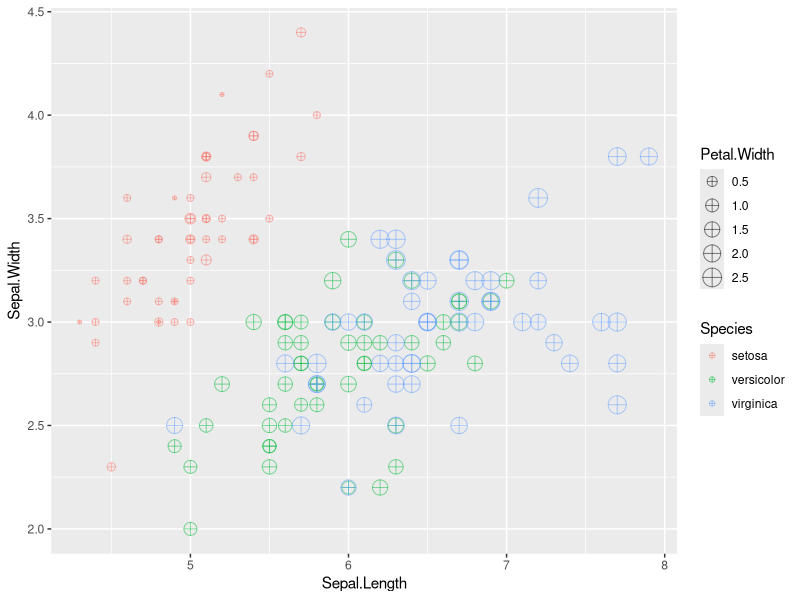
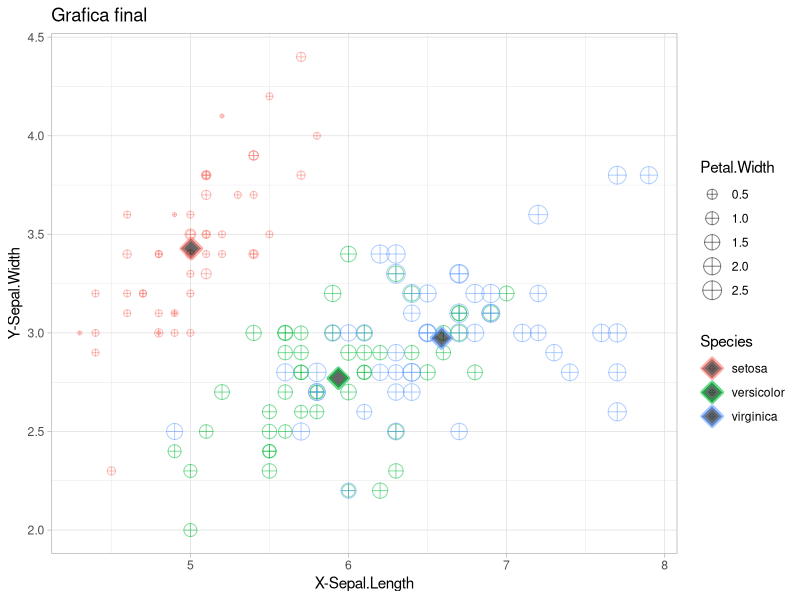

These charts were generated, in order, by the following R code:
# Postwork Sesión 2.Manipulación y visualización de datos en R

#### Objetivo

"- Conocer algunas de las bases de datos disponibles en `R`
- Observar algunas características y manipular los DataFrames con `dplyr`
- Realizar visualizaciones con `ggplot`
#### Requisitos

1. Tener instalado R y RStudio
2. Haber realizado el prework y estudiado los ejemplos de la sesión."

#### Desarrollo

"1) Inspecciona el DataSet iris disponible directamente en la librería de ggplot. 
Identifica las variables que contiene y su tipo, asegúrate de que no hayan datos faltantes y 
que los datos se encuentran listos para usarse."
library(ggplot2)

data(iris)
names(iris)
str(iris)
dim(iris)


"2) Crea una gráfica de puntos que contenga `Sepal.Lenght` en el eje horizontal, 
`Sepal.Width` en el eje vertical, que identifique `Species` por color y que el tamaño 
de la figura está representado por `Petal.Width`. 
Asegúrate de que la geometría contenga `shape = 10` y `alpha = 0.5`."
grafica <- ggplot(iris, aes(x=Sepal.Length, y = Sepal.Width, color=Species, 
                           size=Petal.Width)) + geom_point(shape=10, alpha=0.5)

grafica


"3) Crea una tabla llamada `iris_mean` que contenga el promedio de todas las variables 
agrupadas por `Species`."
library(dplyr)

iris_mean <- iris %>% 
  group_by(Species) %>% 
  summarize(sepal.length.mean = mean(Sepal.Length), 
            sepal.width.mean = mean(Sepal.Width),
            petal.length.mean = mean(Petal.Length),
            petal.width.mean = mean(Petal.Width))
iris_mean

"4) Con esta tabla, agrega a tu gráfica anterior otra geometría de puntos para agregar 
los promedios en la visualización. Asegúrate que el primer argumento de la geometría 
sea el nombre de tu tabla y que los parámetros sean `shape = 23`, `size = 4`, 
`fill = 'black'` y `stroke = 2`. También agrega etiquetas, temas y los cambios 
necesarios para mejorar tu visualización."

grafica + geom_point(data=iris_mean, aes(x=sepal.length.mean, y=sepal.width.mean),
             shape = 23, size = 4, fill = "black", stroke=2, alpha=0.6) +
  labs(x= "X-Sepal.Length", y="Y-Sepal.Width") + ggtitle("Grafica final") + theme_light()
